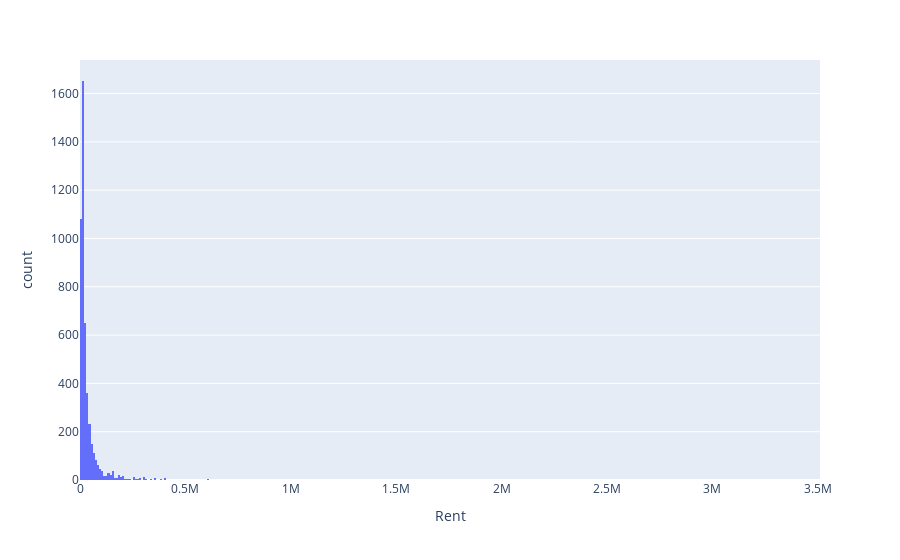

Source (notebook cell):
### Code cell
fig = px.histogram(df, x=target, nbins=400)
fig.show()

### Figure 1 — Plotly figure (JSON) as saved in the notebook; plotly's stock layout.template omitted (floating-point values rounded to 4 significant figures; data arrays with more than 128 entries replaced by an {"elided": "..."} marker saying what was removed)
{"data": [{"alignmentgroup": "True", "bingroup": "x", "hovertemplate": "Rent=%{x}<br>count=%{y}<extra></extra>", "legendgroup": "", "marker": {"color": "#636efa", "pattern": {"shape": ""}}, "name": "", "nbinsx": 400, "offsetgroup": "", "orientation": "v", "showlegend": false, "type": "histogram", "x": {"elided": "4746 int values"}, "xaxis": "x", "yaxis": "y"}], "layout": {"barmode": "relative", "legend": {"tracegroupgap": 0}, "margin": {"t": 60}, "xaxis": {"anchor": "y", "domain": [0, 1], "title": {"text": "Rent"}}, "yaxis": {"anchor": "x", "domain": [0, 1], "title": {"text": "count"}}}}
